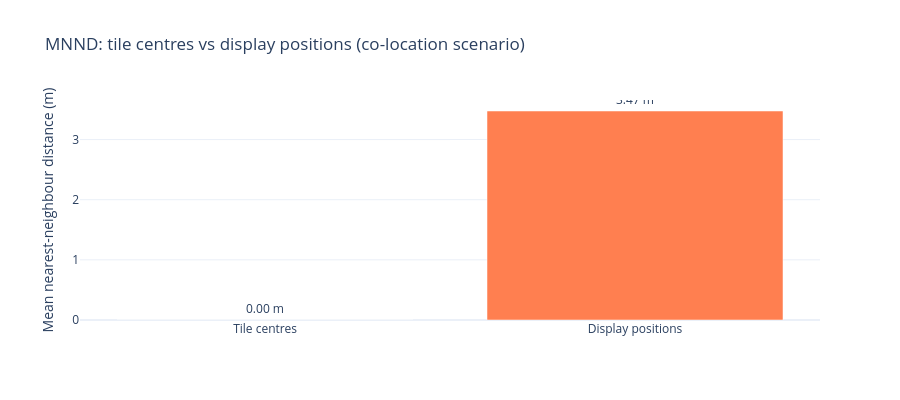

The code cell stored with this chart in its notebook:
### Markdown cell above
### MNND — Mean Nearest-Neighbour Distance

For 300 records at the **same** tile centre, `mnnd(tile_centers) ≈ 0`.  
The display MNND is therefore pure jitter diversity: the average gap between neighbouring display pins.  
A larger MNND means pins are more spread out → harder to fingerprint co-located records.

### Code cell
mnnd_tile = mnnd(tile_centers)
mnnd_disp = mnnd(display_coords)

fig = go.Figure(go.Bar(
    x=['Tile centres', 'Display positions'],
    y=[mnnd_tile, mnnd_disp],
    marker_color=['steelblue', 'coral'],
    text=[f'{mnnd_tile:.2f} m', f'{mnnd_disp:.2f} m'],
    textposition='outside',
))
fig.update_layout(
    title='MNND: tile centres vs display positions (co-location scenario)',
    yaxis_title='Mean nearest-neighbour distance (m)',
    template='plotly_white', height=400,
)
fig.show()
print(f'MNND (tile centres): {mnnd_tile:.2f} m')
print(f'MNND (display):      {mnnd_disp:.2f} m  ← jitter diversity')

### Figure 1 — Plotly figure (JSON) as saved in the notebook; plotly's stock layout.template omitted (floating-point values rounded to 4 significant figures)
{"data": [{"marker": {"color": ["steelblue", "coral"]}, "text": ["0.00 m", "3.47 m"], "textposition": "outside", "type": "bar", "x": ["Tile centres", "Display positions"], "y": [0.0, 3.474]}], "layout": {"height": 400, "title": {"text": "MNND: tile centres vs display positions (co-location scenario)"}, "yaxis": {"title": {"text": "Mean nearest-neighbour distance (m)"}}}}
